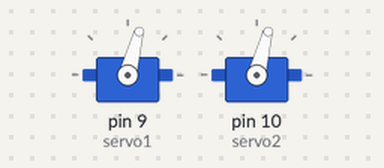
The sketch below on a simulated Arduino Uno, built with avr-gcc and run on an emulated ATmega328P. Parts: 2 × servo. What the sketch prints to the serial monitor is not drawn.

Above: at 0.05 s.
Timing chart, 0 to 3.0 s (numbered marks = the images above):
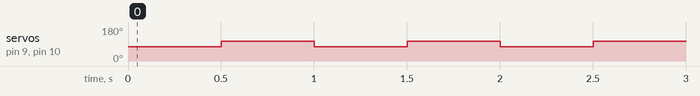

The sketch:

ms03.ino
```cpp
#include <Servo.h>

Servo servo1;
Servo servo2;

void setup() {
  servo1.attach(9);
  servo2.attach(10);
  Serial.begin(9600);
    servo1.write(90);
  servo2.write(90);

}

void loop() {
  servo1.write(75);
  servo2.write(75);
  Serial.println("angle=75");
  delay(500);
  servo1.write(105);
  servo2.write(105);
  Serial.println("angle=105");
  delay(500);

}
```

Measured:
- by itself, servo on pin 9 (servo1), servo on pin 10 (servo2): alternates 105° for 0.50 s and 75° for 0.50 s
